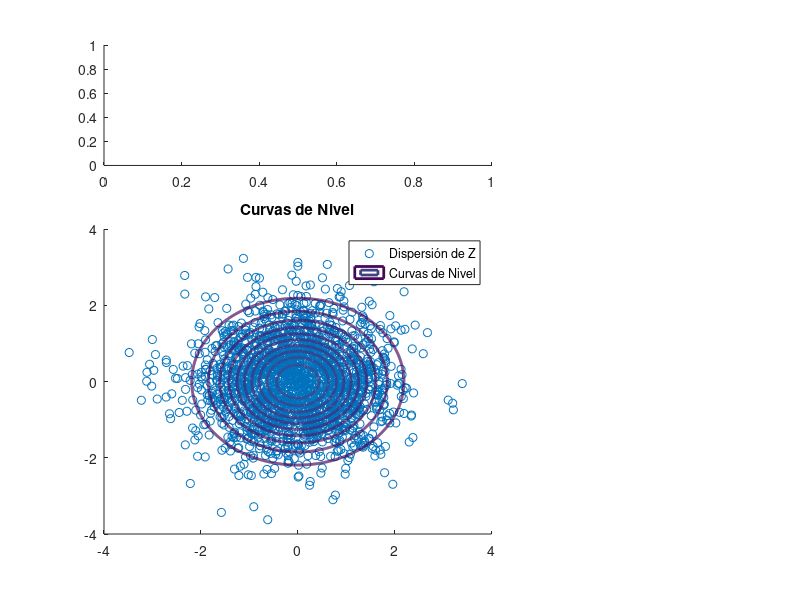

Write the MATLAB code that produced this figure. (Note: this script raises an error after producing the figure.)
clear global;
close all;

n = 2000;
bines = ceil(sqrt(n));

Z1 = normrnd(0, 1, 1, n);
Z2 = normrnd(0, 1, 1, n);
Z = [Z1; Z2];

MuY = [0.8; 1];
Cy = [0.7, 0.8; 0.8, 1.75];

[P, L] = eig(Cy);
A = P * L^(0.5);
Y = A * Z + MuY;

invCy = inv(Cy);

x = linspace(-4, 4, n);
y = linspace(-4, 4, n);
[XX, YY] = meshgrid(x, y);

fz = 1/(2*pi) * exp(-0.5 * (XX.^2 + YY.^2));
fy = 1/(2*pi*sqrt(det(Cy))) * exp(-0.5 * ((XX - MuY(1)).^2 * invCy(1,1) + (XX - MuY(1)) .* (YY - MuY(2)) * (invCy(1,2) + invCy(2,1)) + (YY - MuY(2)).^2 * invCy(2,2)));

%--------------------------------------Graficos---------------------------------------------

figure(1);
subplot(3, 3, [4, 5, 7, 8]);
scatter(Z(1,:), Z(2,:));
hold on;
contour(XX, YY, fz, 10, 'LineWidth', 2);
title('Curvas de Nivel');
legend('Dispersión de Z', 'Curvas de Nivel');

subplot(3, 3, [1, 2]);
histogram(Z1, bines, "Normalization", "pdf");
title('Histograma de Z1');
hold on;
densidadZ1 = normpdf(x, 0, 1);
plot(x, densidadZ1, "LineWidth", 1.25);
legend('Histograma de Z1', 'Densidad de Z1');

subplot(3, 3, [6, 9]);
histogram(Z2, bines, "Normalization", "pdf");
view(90, -90);
title('Histograma de Z2');
hold on;
densidadZ2 = normpdf(x, 0, 1);
plot(x, densidadZ2, "LineWidth", 1.25);
legend('Histograma de Z2', 'Densidad de Z2', 'Location', 'northwest');

subplot(3, 3, [3]);
surf(XX, YY, fz);
title('Superficie de Densidad de Z');
xlabel('Z1');
ylabel('Z2');
zlabel('f_Z(x,y)');
grid on;
shading interp;

%--------------------------------------------------------------------------

figure(2);
subplot(3, 3, [4, 5, 7, 8]);
scatter(Y(1,:), Y(2,:));
hold on;
contour(XX, YY, fy, 10, "LineWidth", 2);
title('Curvas de Nivel');
legend('Dispersión de Y', 'Curvas de Nivel');

subplot(3, 3, [1, 2]);
histogram(Y(1,:), bines, "Normalization", "pdf");
title('Histograma de Y[1]');
hold on;
densidadY1 = normpdf(x, 0.8, sqrt(0.7));
plot(x, densidadY1, "LineWidth", 1.25);
legend('Histograma de Y1', 'Densidad de Y1');

subplot(3, 3, [6, 9]);
histogram(Y(2,:), bines, "Normalization", "pdf");
view(90, -90);
title('Histograma de Y[2]');
hold on;
densidadY2 = normpdf(x, 1, sqrt(1.75));
plot(x, densidadY2, "LineWidth", 1.25);
legend('Histograma de Y2', 'Densidad de Y2', 'Location', 'northwest');

subplot(3, 3, [3]);
surf(XX, YY, fy);
title('Superficie de Densidad de Y');
xlabel('Y1');
ylabel('Y2');
zlabel('f_Y(x,y)');
grid on;
shading interp;